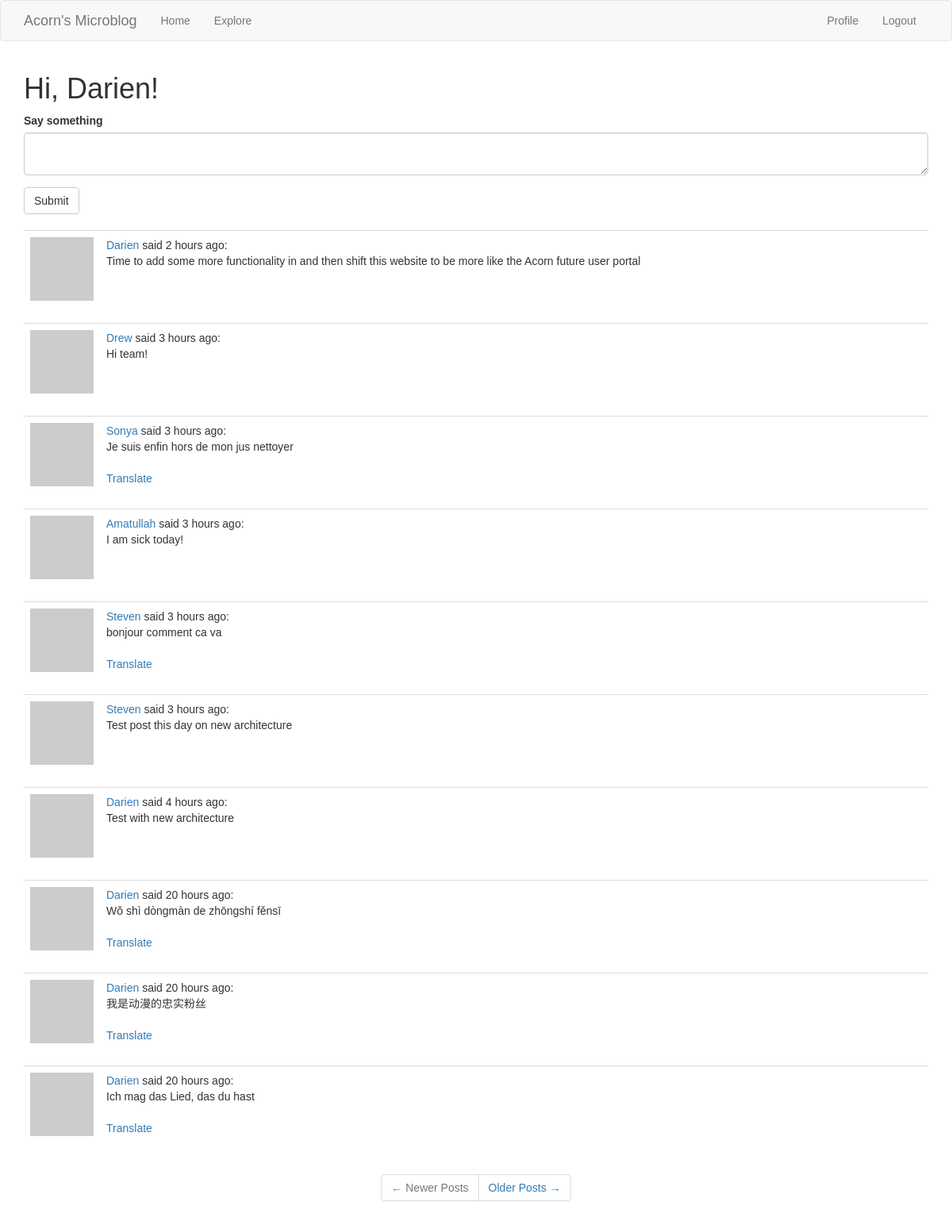
The app's page /index (signed in) with its own data.
### app/models.py (models this page shows, shortened)
class User(UserMixin, db.Model):
    id = db.Column(db.Integer, primary_key=True)
    username = db.Column(db.String(64), index=True, unique=True)
    email = db.Column(db.String(120), index=True, unique=True)
    password_hash = db.Column(db.String(128))
    posts = db.relationship('Post', backref='author', lazy='dynamic')
    followed = db.relationship('User',
                               secondary=followers,
                               primaryjoin=(followers.c.follower_id == id),
                               secondaryjoin=(followers.c.followed_id == id),
                               backref=db.backref('followers',
                                                  lazy='dynamic'),
                               lazy='dynamic')
    def followed_posts(self):
        followed = Post.query \
            .join(followers, (followers.c.followed_id == Post.user_id)) \
            .filter(followers.c.follower_id == self.id)
        own = Post.query.filter_by(user_id=self.id)
        return followed.union(own).order_by(Post.timestamp.desc())
    about_me = db.Column(db.String(140))
    last_seen = db.Column(db.DateTime, default=datetime.utcnow)
    def avatar(self, size):
        digest = md5(self.email.lower().encode('utf-8')).hexdigest()
        return 'https://www.gravatar.com/avatar/{}?d=identicon&s={}'.format(digest, size)

class Post(db.Model):
    id = db.Column(db.Integer, primary_key=True)
    body = db.Column(db.String(140))
    timestamp = db.Column(db.DateTime, index=True, default=datetime.utcnow)
    user_id = db.Column(db.Integer, db.ForeignKey('user.id'))
    language = db.Column(db.String(5))

### app/main/routes.py (the view, shortened to what this page needs)
@bp.route('/', methods=['GET', 'POST'])
@bp.route('/index', methods=['GET', 'POST'])
@login_required
def index():
    form = PostForm()
    page = request.args.get('page', 1, type=int)  # Arg 1: Query Variable, Arg 2: Default Value, Arg 3: D-TYPE (INT)
    posts = current_user.followed_posts().paginate(page, current_app.config['POSTS_PER_PAGE'], False)
    next_url = url_for('main.index', page=posts.next_num) if posts.has_next else None  # Conditional based on has_next
    prev_url = url_for('main.index', page=posts.prev_num) if posts.has_prev else None  # Conditional based on has_prev
    return render_template('index.html',
                           title='Home Page', posts=posts.items, form=form, next_url=next_url, prev_url=prev_url)

### app/main/forms.py
class PostForm(FlaskForm):
    post = TextAreaField('Say something', validators=[DataRequired(), Length(min=1, max=140)])
    submit = SubmitField('Submit')

### app/main/routes.py (called while the page is built)
@bp.before_request
def before_request():
    g.locale = str(get_locale())
    if current_user.is_authenticated:
        current_user.last_seen = datetime.utcnow()
        db.session.commit()

### app/models.py (called while the page is built)
@login.user_loader
def load_user(id):
    return User.query.get(int(id))  # DB may use numeric ID hence the int conversion

### app/templates/index.html
{% extends "base.html" %}
{% import 'bootstrap/wtf.html' as wtf %}
{% block app_content %}
    <h1>
        Hi, {{ current_user.username }}!
    </h1>
    {% if form %}
        {{ wtf.quick_form(form) }}
        <br>
    {% endif %}
    {% for post in posts %}
        {% include '_post.html' %}
    {% endfor %}
    <div class="row text-center">
        <nav aria-label="...">
            <ul class="pagination">
                <li class="page-item{% if not prev_url %} disabled{% endif %}">
                    <a class="page-link" href="{{ prev_url or '#' }}" tabindex="{% if not prev_url %}-1{%else%}1{%endif%}">
                        <span aria-hidden="true">&larr;</span> Newer Posts
                    </a>
                </li>
                <li class="page-item{% if not next_url %} disabled{% endif %}">
                    <a class="page-link" href="{{ next_url or '#' }}" tabindex="{% if not next_url %}-1{%else%}1{%endif%}">
                        Older Posts <span aria-hidden="true">&rarr;</span>
                    </a>
                </li>
            </ul>
        </nav>
    </div>
{% endblock %}

### app/templates/_post.html
<table class="table table-hover">
        <tr>
            <td width="70px">
                <a href="{{ url_for('main.user', username=post.author.username) }}">
                    <img src="{{ post.author.avatar(70) }}" />
                </a>
            </td>
            <td>
                <a class="font-weight-bold" style="text-decoration:none;" href="{{ url_for('main.user', username=post.author.username) }}">
                    {{ post.author.username }}
                </a>
                said {{ moment(post.timestamp).fromNow() }}:
                <br>
                <span id="post{{ post.id }}">
                    {{ post.body }}
                </span>
                {% if post.language and post.language != g.locale %}
                <br><br>
                <span id="translation{{ post.id }}">
                    <a href="javascript:translate(
                                '#post{{ post.id }}',
                                '#translation{{ post.id }}',
                                '{{ post.language }}',
                                '{{ g.locale }}');">{{ 'Translate' }}
                    </a>
                </span>
                {% endif %}
            </td>
        </tr>
    </table>

### app/static/css/main.css (style rules this page uses)
html { font-family: commuters-sans, sans-serif; }
body { font-family: commuters-sans, sans-serif; }

### records on screen
User: username "Darien"
Post: author.username "Darien", timestamp "2 hours ago", body "Time to add some more functionality in and then shift this website to be more like the Acorn future user portal"
Post: author.username "Drew", timestamp "3 hours ago", body "Hi team!"
Post: author.username "Sonya", timestamp "3 hours ago", body "Je suis enfin hors de mon jus nettoyer", value "Translate"
Post: author.username "Amatullah", timestamp "3 hours ago", body "I am sick today!"
Post: author.username "Steven", timestamp "3 hours ago", body "bonjour comment ca va", value "Translate"
Post: author.username "Steven", timestamp "3 hours ago", body "Test post this day on new architecture"
Post: author.username "Darien", timestamp "4 hours ago", body "Test with new architecture"
Post: author.username "Darien", timestamp "20 hours ago", body "Wǒ shì dòngmàn de zhōngshí fěnsī", value "Translate"
Post: author.username "Darien", timestamp "20 hours ago", body "我是动漫的忠实粉丝", value "Translate"
Post: author.username "Darien", timestamp "20 hours ago", body "Ich mag das Lied, das du hast", value "Translate"
